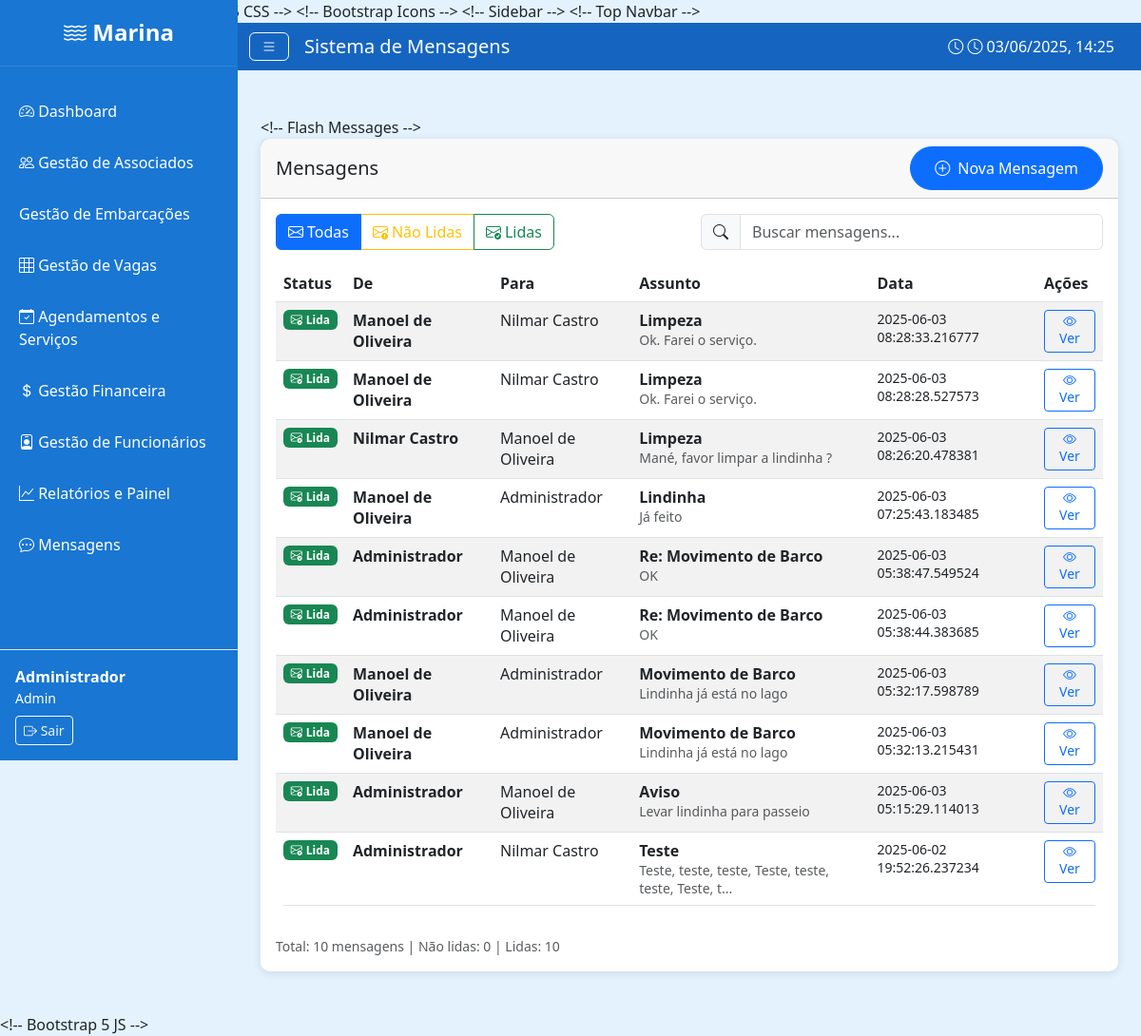
Page /messages (signed in) on the committed database.
### tables this page shows
CREATE TABLE users (
    id INTEGER PRIMARY KEY AUTOINCREMENT,
    name TEXT NOT NULL,
    email TEXT UNIQUE NOT NULL,
    password TEXT NOT NULL,
    role TEXT NOT NULL CHECK (role IN ('admin', 'associate', 'employee')),
    cpf TEXT,
    phone TEXT,
    address TEXT,
    plan TEXT,
    status TEXT DEFAULT 'active' CHECK (status IN ('active', 'inactive', 'suspended')),
    created_at DATETIME DEFAULT CURRENT_TIMESTAMP
);

CREATE TABLE messages (
    id INTEGER PRIMARY KEY AUTOINCREMENT,
    sender_id INTEGER NOT NULL,
    recipient_id INTEGER,
    subject TEXT NOT NULL,
    content TEXT NOT NULL,
    status TEXT DEFAULT 'unread',
    sent_at DATETIME DEFAULT CURRENT_TIMESTAMP,
    FOREIGN KEY (sender_id) REFERENCES users (id),
    FOREIGN KEY (recipient_id) REFERENCES users (id)
);

### app.py (the view, shortened to what this page needs)
@app.route('/messages')
@login_required
def messages():
    log_user_activity(session['user_id'], 'view_messages', 'messages', None, 'Visualização das mensagens')
    conn = get_db_connection()
    if session['user_role'] == 'admin':
        messages = conn.execute("""
            SELECT m.*,
                   s.name as sender_name,
                   r.name as recipient_name
            FROM messages m
            LEFT JOIN users s ON m.sender_id = s.id
            LEFT JOIN users r ON m.recipient_id = r.id
            ORDER BY m.sent_at DESC
        """).fetchall()
    users = conn.execute('SELECT id, name, role FROM users WHERE id != ? ORDER BY name', (session['user_id'],)).fetchall()
    conn.close()
    return render_template('messages/list.html', messages=messages, users=users)

### app.py (called while the page is built)
def login_required(f):
    @wraps(f)
    def decorated_function(*args, **kwargs):
        if 'user_id' not in session:
            flash('Você precisa fazer login para acessar esta página.', 'warning')
            return redirect(url_for('login'))
        return f(*args, **kwargs)
    return decorated_function

def get_db_connection():
    conn = sqlite3.connect('marina.db')
    conn.row_factory = sqlite3.Row
    return conn

def log_user_activity(user_id, action, table_affected=None, record_id=None, details=None):
    try:
        conn = get_db_connection()
        conn.execute("""
            INSERT INTO user_logs (user_id, action, table_affected, record_id, details, ip_address, timestamp)
            VALUES (?, ?, ?, ?, ?, ?, ?)
        """, (user_id, action, table_affected, record_id, details, request.remote_addr, datetime.datetime.now()))
        conn.commit()
        conn.close()
    except:
        pass  # Não falhar se o log não funcionar

### templates/messages/list.html (shortened to what this page needs)
{% extends "base.html" %}
{% block page_title %}Sistema de Mensagens{% endblock %}
{% block content %}
<div class="row">
    <div class="col-12">
        <div class="card">
            <div class="card-header d-flex justify-content-between align-items-center">
                <h5 class="card-title mb-0">Mensagens</h5>
                <button class="btn btn-primary" data-bs-toggle="modal" data-bs-target="#newMessageModal">
                    <i class="bi bi-plus-circle me-2"></i>Nova Mensagem
                </button>
            </div>
            <div class="card-body">
                <div class="row mb-3">
                    <div class="col-md-6">
                        <div class="btn-group" role="group" aria-label="Filtros de mensagens">
                            <button type="button" class="btn btn-outline-primary active" id="filterAll" onclick="filterMessages('all')">
                                <i class="bi bi-envelope me-1"></i>Todas
                            </button>
                            <button type="button" class="btn btn-outline-warning" id="filterUnread" onclick="filterMessages('unread')">
                                <i class="bi bi-envelope-exclamation me-1"></i>Não Lidas
                            </button>
                            <button type="button" class="btn btn-outline-success" id="filterRead" onclick="filterMessages('read')">
                                <i class="bi bi-envelope-check me-1"></i>Lidas
                            </button>
                        </div>
                    </div>
                    <div class="col-md-6">
                        <div class="input-group">
                            <span class="input-group-text"><i class="bi bi-search"></i></span>
                            <input type="text" class="form-control" id="searchMessages" placeholder="Buscar mensagens..." onkeyup="searchMessages()">
                        </div>
                    </div>
                </div>
                <div class="table-responsive">
                    <table class="table table-striped" id="messagesTable">
                        <thead>
                            <tr>
                                <th>Status</th>
                                <th>De</th>
                                <th>Para</th>
                                <th>Assunto</th>
                                <th>Data</th>
                                <th>Ações</th>
                            </tr>
                        </thead>
                        <tbody>
                            {% for message in messages %}
                            <tr class="message-row" data-status="{{ message.status }}" data-search="{{ (message.sender_name + ' ' + message.recipient_name|default('Todos') + ' ' + message.subject + ' ' + message.content)|lower }}">
                                <td>
                                    {% if message.status == 'unread' %}
                                        <span class="badge bg-warning">
                                            <i class="bi bi-envelope-exclamation me-1"></i>Não lida
                                        </span>
                                    {% else %}
                                        <span class="badge bg-success">
                                            <i class="bi bi-envelope-check me-1"></i>Lida
                                        </span>
                                    {% endif %}
                                </td>
                                <td>
                                    <strong>{{ message.sender_name }}</strong>
                                </td>
                                <td>{{ message.recipient_name or 'Todos' }}</td>
                                <td>
                                    <strong>{{ message.subject }}</strong>
                                    {% if message.content|length > 50 %}
                                        <br><small class="text-muted">{{ message.content[:50] }}...</small>
                                    {% else %}
                                        <br><small class="text-muted">{{ message.content }}</small>
                                    {% endif %}
                                </td>
                                <td>
                                    <small>{{ message.sent_at }}</small>
                                </td>
                                <td>
                                    <button class="btn btn-sm btn-outline-primary" onclick="viewMessage({{ message.id }}, '{{ message.subject }}', '{{ message.content }}', '{{ message.sender_name }}', '{{ message.recipient_name or "Todos" }}', '{{ message.sent_at }}', '{{ message.status }}')">
                                        <i class="bi bi-eye"></i> Ver
                                    </button>
                                </td>
                            </tr>
                            {% endfor %}
                        </tbody>
                    </table>
                </div>
                <div class="mt-3">
                    <small class="text-muted">
                        Total: <span id="totalMessages">{{ messages|length }}</span> mensagens |
                        Não lidas: <span id="unreadCount">{{ messages|selectattr('status', 'equalto', 'unread')|list|length }}</span> |
                        Lidas: <span id="readCount">{{ messages|selectattr('status', 'equalto', 'read')|list|length }}</span>
                    </small>
                </div>
            </div>
        </div>
    </div>
</div>
{% endblock %}

### templates/base.html (shortened to what this page needs)
<html lang="pt-BR">
<head>
    &lt;!-- Bootstrap 5 CSS -->
    <link href="https://cdn.jsdelivr.net/npm/bootstrap@5.3.0/dist/css/bootstrap.min.css" rel="stylesheet">
    &lt;!-- Bootstrap Icons -->
    <link href="https://cdn.jsdelivr.net/npm/bootstrap-icons@1.10.0/font/bootstrap-icons.css" rel="stylesheet">
</head>
<body>
    {% if session.user_id %}
    &lt;!-- Sidebar -->
    <nav class="sidebar d-flex flex-column" id="sidebar">
        <div class="logo">
            <h4><i class="bi bi-water"></i> Marina</h4>
        </div>
        <ul class="nav flex-column flex-grow-1">
            {% if session.user_role == 'admin' %}
            <li class="nav-item">
                <a class="nav-link" href="{{ url_for('dashboard') }}">
                    <i class="bi bi-speedometer2"></i> Dashboard
                </a>
            </li>
            <li class="nav-item">
                <a class="nav-link" href="{{ url_for('admin_associates') }}">
                    <i class="bi bi-people"></i> Gestão de Associados
                </a>
            </li>
            <li class="nav-item">
                <a class="nav-link" href="{{ url_for('admin_boats') }}">
                     Gestão de Embarcações
                </a>
            </li>
            <li class="nav-item">
                <a class="nav-link" href="{{ url_for('admin_berths') }}">
                    <i class="bi bi-grid-3x3"></i> Gestão de Vagas
                </a>
            </li>
            <li class="nav-item">
                <a class="nav-link" href="{{ url_for('admin_appointments') }}">
                    <i class="bi bi-calendar-check"></i> Agendamentos e Serviços
                </a>
            </li>
            <li class="nav-item">
                <a class="nav-link" href="{{ url_for('admin_financial') }}">
                    <i class="bi bi-currency-dollar"></i> Gestão Financeira
                </a>
            </li>
            <li class="nav-item">
                <a class="nav-link" href="{{ url_for('admin_employees') }}">
                    <i class="bi bi-person-badge"></i> Gestão de Funcionários
                </a>
            </li>
            <li class="nav-item">
                <a class="nav-link" href="{{ url_for('admin_reports') }}">
                    <i class="bi bi-graph-up"></i> Relatórios e Painel
                </a>
            </li>
            {% endif %}
            <li class="nav-item">
                <a class="nav-link" href="{{ url_for('messages') }}">
                    <i class="bi bi-chat-dots"></i> Mensagens
                </a>
            </li>
        </ul>
        <div class="p-3 border-top">
            <div class="text-white">
                <strong>{{ session.user_name }}</strong><br>
                <small>{{ session.user_role|title }}</small>
            </div>
            <a href="{{ url_for('logout') }}" class="btn btn-outline-light btn-sm mt-2">
                <i class="bi bi-box-arrow-right"></i> Sair
            </a>
        </div>
    </nav>
    &lt;!-- Top Navbar -->
    <nav class="navbar navbar-expand-lg navbar-dark" id="topNavbar">
        <div class="container-fluid">
            <button class="btn btn-outline-light me-3" id="sidebarToggle">
                <i class="bi bi-list"></i>
            </button>
            <span class="navbar-brand mb-0 h1">{% block page_title %}Sistema de Gestão de Marina{% endblock %}</span>
            <div class="ms-auto">
                <span class="text-white me-3">
                    <i class="bi bi-clock"></i> <span id="currentTime"></span>
                </span>
            </div>
        </div>
    </nav>
    {% endif %}
    <main class="main-content" id="mainContent">
        <div class="container-fluid p-4">
            &lt;!-- Flash Messages -->
            {% block content %}{% endblock %}
        </div>
    </main>
    &lt;!-- Bootstrap 5 JS -->
</body>
</html>

### rows in the picture
users: user_name "Administrador", user_role "Admin"
messages: status "read" (drawn), sender_name "Manoel de Oliveira", name "Nilmar Castro", subject "Limpeza", content "Ok. Farei o serviço.", sent_at "2025-06-03 08:28:33.216777"
messages: status "read" (drawn), sender_name "Manoel de Oliveira", name "Nilmar Castro", subject "Limpeza", content "Ok. Farei o serviço.", sent_at "2025-06-03 08:28:28.527573"
messages: status "read" (drawn), sender_name "Nilmar Castro", name "Manoel de Oliveira", subject "Limpeza", content "Mané, favor limpar a lindinha ?", sent_at "2025-06-03 08:26:20.478381"
messages: status "read" (drawn), sender_name "Manoel de Oliveira", name "Administrador", subject "Lindinha", content "Já feito", sent_at "2025-06-03 07:25:43.183485"
messages: status "read" (drawn), sender_name "Administrador", name "Manoel de Oliveira", subject "Re: Movimento de Barco", content "OK", sent_at "2025-06-03 05:38:47.549524"
messages: status "read" (drawn), sender_name "Administrador", name "Manoel de Oliveira", subject "Re: Movimento de Barco", content "OK", sent_at "2025-06-03 05:38:44.383685"
messages: status "read" (drawn), sender_name "Manoel de Oliveira", name "Administrador", subject "Movimento de Barco", content "Lindinha já está no lago", sent_at "2025-06-03 05:32:17.598789"
messages: status "read" (drawn), sender_name "Manoel de Oliveira", name "Administrador", subject "Movimento de Barco", content "Lindinha já está no lago", sent_at "2025-06-03 05:32:13.215431"
messages: status "read" (drawn), sender_name "Administrador", name "Manoel de Oliveira", subject "Aviso", content "Levar lindinha para passeio", sent_at "2025-06-03 05:15:29.114013"
messages: status "read" (drawn), sender_name "Administrador", name "Nilmar Castro", subject "Teste", content "Teste, teste, teste, Teste, teste, teste, Teste, t", sent_at "2025-06-02 19:52:26.237234"

### other values in the picture
{{ messages|length }} "10"
{{ messages|selectattr('status', 'equalto', 'unread')|list|length }} "0"
{{ messages|selectattr('status', 'equalto', 'read')|list|length }} "10"
